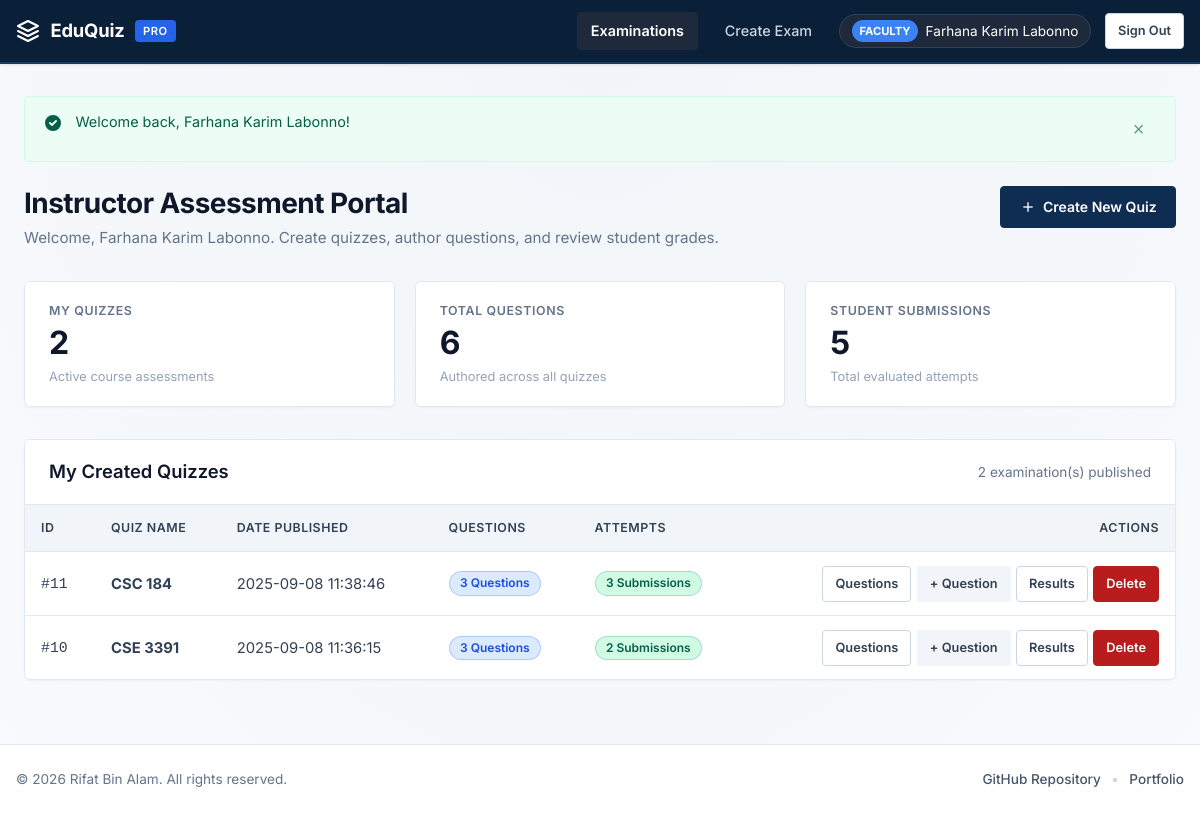
The page /teacher_dashboard.php (signed in) on the database its author committed.
### tables this page shows
CREATE TABLE `quiz` (
  `quiz_id` int(11) NOT NULL,
  `teacher_id` int(11) NOT NULL,
  `quiz_name` varchar(200) NOT NULL,
  `date_created` datetime DEFAULT current_timestamp()
);

### includes/security.php (called while the page is built, shortened)
<?php
require_once __DIR__ . '/auth.php';
function e(?string $string): string {
    return htmlspecialchars((string)($string ?? ''), ENT_QUOTES, 'UTF-8');
}

### teacher_dashboard.php (the view, shortened to what this page needs)
<?php
require_once __DIR__ . '/includes/db.php';
require_once __DIR__ . '/includes/auth.php';
require_once __DIR__ . '/includes/security.php';
$teacher_id = (int)$_SESSION['teacher_id'];
$teacher_name = $_SESSION['teacher_name'];
$total_quizzes = 0;
$total_questions = 0;
$total_submissions = 0;
$m_stmt = $conn->prepare("SELECT
    COUNT(DISTINCT q.quiz_id) AS total_quizzes,
    COUNT(DISTINCT qn.question_id) AS total_questions,
    COUNT(DISTINCT s.score_id) AS total_submissions
    FROM quiz q
    LEFT JOIN question qn ON q.quiz_id = qn.quiz_id
    LEFT JOIN score s ON q.quiz_id = s.quiz_id
    WHERE q.teacher_id = ?");
if ($m_stmt) {
    $m_stmt->bind_param("i", $teacher_id);
    $m_stmt->execute();
    $m_res = $m_stmt->get_result()->fetch_assoc();
    $total_quizzes = (int)($m_res['total_quizzes'] ?? 0);
    $total_questions = (int)($m_res['total_questions'] ?? 0);
    $total_submissions = (int)($m_res['total_submissions'] ?? 0);
}
$quizzes = [];
$q_stmt = $conn->prepare("SELECT q.quiz_id, q.quiz_name, q.date_created,
    (SELECT COUNT(*) FROM question WHERE quiz_id = q.quiz_id) AS question_count,
    (SELECT COUNT(*) FROM score WHERE quiz_id = q.quiz_id) AS attempt_count
    FROM quiz q
    WHERE q.teacher_id = ?
    ORDER BY q.date_created DESC");
if ($q_stmt) {
    $q_stmt->bind_param("i", $teacher_id);
    $q_stmt->execute();
    $res = $q_stmt->get_result();
    while ($row = $res->fetch_assoc()) {
        $quizzes[] = $row;
    }
}
require_once __DIR__ . '/includes/header.php';
?>
<div class="page-header">
    <div>
        <h1 class="page-title">Instructor Assessment Portal</h1>
        <p class="page-subtitle">Welcome, <?php echo e($teacher_name); ?>. Create quizzes, author questions, and review student grades.</p>
    </div>
    <div class="page-actions">
        <a href="add_quiz.php" class="btn btn-primary">
            <svg width="16" height="16" viewBox="0 0 24 24" fill="none" stroke="currentColor" stroke-width="2"><line x1="12" y1="5" x2="12" y2="19"/><line x1="5" y1="12" x2="19" y2="12"/></svg>
            Create New Quiz
        </a>
    </div>
</div>
<div class="stats-grid">
    <div class="stat-card">
        <div class="stat-label">My Quizzes</div>
        <div class="stat-value"><?php echo $total_quizzes; ?></div>
        <div class="stat-subtext">Active course assessments</div>
    </div>
    <div class="stat-card">
        <div class="stat-label">Total Questions</div>
        <div class="stat-value"><?php echo $total_questions; ?></div>
        <div class="stat-subtext">Authored across all quizzes</div>
    </div>
    <div class="stat-card">
        <div class="stat-label">Student Submissions</div>
        <div class="stat-value"><?php echo $total_submissions; ?></div>
        <div class="stat-subtext">Total evaluated attempts</div>
    </div>
</div>
<div class="card">
    <div class="card-header">
        <h2 class="card-title">My Created Quizzes</h2>
        <span style="font-size:0.85rem;color:var(--slate-500);"><?php echo count($quizzes); ?> examination(s) published</span>
    </div>
    <div class="card-body" style="padding:0;">
        <div class="table-responsive">
            <table class="data-table">
                <thead>
                    <tr>
                        <th style="width:70px;">ID</th>
                        <th>Quiz Name</th>
                        <th>Date Published</th>
                        <th>Questions</th>
                        <th>Attempts</th>
                        <th style="text-align:right;">Actions</th>
                    </tr>
                </thead>
                <tbody>
                    <?php if (empty($quizzes)): ?>
                        <tr>
                            <td colspan="6" style="text-align:center;padding:2.5rem;color:var(--slate-400);">
                                <p style="font-size:1.05rem;font-weight:500;margin-bottom:0.5rem;">No quizzes created yet</p>
                                <p style="font-size:0.875rem;margin-bottom:1rem;">Get started by publishing your first academic quiz.</p>
                                <a href="add_quiz.php" class="btn btn-primary btn-sm">Create First Quiz</a>
                            </td>
                        </tr>
                    <?php else: ?>
                        <?php foreach ($quizzes as $quiz): ?>
                            <tr>
                                <td><code>#<?php echo e($quiz['quiz_id']); ?></code></td>
                                <td><strong><?php echo e($quiz['quiz_name']); ?></strong></td>
                                <td><?php echo e($quiz['date_created']); ?></td>
                                <td>
                                    <span class="badge badge-info">
                                        <?php echo e($quiz['question_count']); ?> Questions
                                    </span>
                                </td>
                                <td>
                                    <span class="badge <?php echo ($quiz['attempt_count'] > 0) ? 'badge-success' : 'badge-pending'; ?>">
                                        <?php echo e($quiz['attempt_count']); ?> Submissions
                                    </span>
                                </td>
                                <td style="text-align:right;">
                                    <div style="display:inline-flex;gap:0.35rem;align-items:center;">
                                        <a href="view_quiz.php?qid=<?php echo e($quiz['quiz_id']); ?>" class="btn btn-outline btn-sm">
                                            Questions
                                        </a>
                                        <a href="add_question.php?qid=<?php echo e($quiz['quiz_id']); ?>" class="btn btn-subtle btn-sm">
                                            + Question
                                        </a>
                                        <a href="view_results.php?qid=<?php echo e($quiz['quiz_id']); ?>" class="btn btn-outline btn-sm">
                                            Results
                                        </a>
                                        <form method="POST" action="delete_quiz.php" style="display:inline;" onsubmit="return confirm('Are you sure you want to delete quiz \'<?php echo e($quiz['quiz_name']); ?>\' and all associated questions and student scores?');">
                                            <button type="submit" class="btn btn-danger btn-sm" title="Delete Quiz">
                                                Delete
                                            </button>
                                        </form>
                                    </div>
                                </td>
                            </tr>
                        <?php endforeach; ?>
                    <?php endif; ?>
                </tbody>
            </table>
        </div>
    </div>
</div>
<?php require_once __DIR__ . '/includes/footer.php'; ?>

### rows shown on the page
quiz: quiz_id "11", quiz_name "CSC 184", date_created "2025-09-08 11:38:46", question_count "3", attempt_count "3"
quiz: quiz_id "10", quiz_name "CSE 3391", date_created "2025-09-08 11:36:15", question_count "3", attempt_count "2"

### other values the page prints
$user_name "Farhana Karim Labonno"
$text "Welcome back, Farhana Karim Labonno!"
$teacher_name "Farhana Karim Labonno"
$total_quizzes "2"
$total_questions "6"
$total_submissions "5"
count($quizzes) "2"
